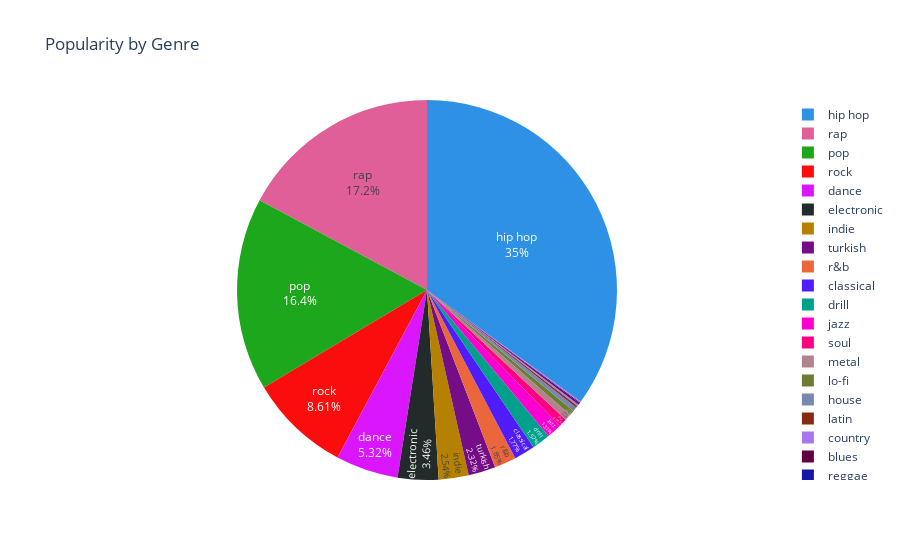

The notebook cell saved with this chart:
### Markdown cell above
![]<img src="./fig1.svg">

### Code cell
fig2 = px.pie(df, values="pop", names="top genre", title="Popularity by Genre", color_discrete_sequence=px.colors.qualitative.Dark24)
fig2.update_traces(textposition='inside', textinfo='percent+label')
fig2.show()

fig2.write_image("./fig2.svg")

### Figure 1 — Plotly figure (JSON) as saved in the notebook; plotly's stock layout.template omitted (floating-point values rounded to 4 significant figures; data arrays with more than 128 entries replaced by an {"elided": "..."} marker saying what was removed)
{"data": [{"domain": {"x": [0, 1], "y": [0, 1]}, "hovertemplate": "top genre=%{label}<br>pop=%{value}<extra></extra>", "labels": {"elided": "2576 str values"}, "legendgroup": "", "name": "", "showlegend": true, "textinfo": "percent+label", "textposition": "inside", "type": "pie", "values": {"elided": "2576 int values"}}], "layout": {"legend": {"tracegroupgap": 0}, "piecolorway": ["#2E91E5", "#E15F99", "#1CA71C", "#FB0D0D", "#DA16FF", "#222A2A", "#B68100", "#750D86", "#EB663B", "#511CFB", "#00A08B", "#FB00D1", "#FC0080", "#B2828D", "#6C7C32", "#778AAE", "#862A16", "#A777F1", "#620042", "#1616A7", "#DA60CA", "#6C4516", "#0D2A63", "#AF0038"], "title": {"text": "Popularity by Genre"}}}
